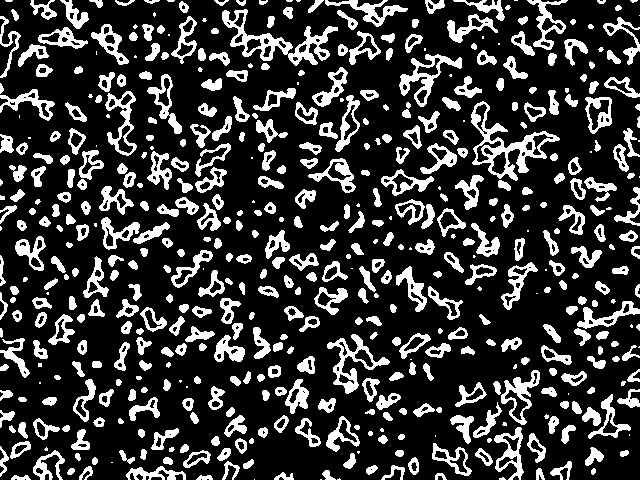
#> input picture Imagens/super_bolhas.png, 640 x 480 px, found by its file name
$ python exercicios_3_2.py
#> lines starting #> are read from the running program, lines starting #| are printed output that depends on the picture; after the words box and inside, x2 and y2 are one past the last pixel; in counts of white or black regions, pixels touching at a corner belong together
# import numpy as np
import cv2 as cv


def labeling_pos(img, pixel_ref=255):
    tamanho = img.shape
    imagem_temp = img.copy()

    point_fill = []
    for i in range(tamanho[0]):
        for j in range(tamanho[1]):
            if imagem_temp[i, j] == pixel_ref:
                cv.floodFill(imagem_temp, None, (j, i), 0)
                point_fill.append((j, i))

    return point_fill


def colorir_lista_fun(img, lista_pos, fun):
    fill_list = lista_pos
    img_ret = img.copy()

    num = 0
    for p in fill_list:
        num += 1
        cv.floodFill(img_ret, None, p, fun(num))

    return img_ret


def remove_bordas(img, pixel_ref=255):
    tamanho = img.shape
    borda = (tamanho[0] - 1, tamanho[1] - 1)
    img_ret = img.copy()

    for i in range(tamanho[0]):
        if img_ret[i, 0] == pixel_ref:
            cv.floodFill(img_ret, None, (0, i), 0)
        if img_ret[i, borda[1]] == pixel_ref:
            cv.floodFill(img_ret, None, (borda[1], i), 0)

    for j in range(tamanho[1]):
        if img_ret[0, j] == pixel_ref:
            cv.floodFill(img_ret, None, (j, 0), 0)
        if img_ret[borda[0], j] == pixel_ref:
            cv.floodFill(img_ret, None, (j, borda[0]), 0)

    return img_ret


def labeling_pos_ref(img, pixel_ref=255):
    tamanho = img.shape
    imagem_temp = remove_bordas(img)

    cv.floodFill(imagem_temp, None, (0, 0), 32)

    p_bolha = []
    p_bolha_de_bolha = []
    p_anterior = (0, 0)
    for i in range(tamanho[0]):
        for j in range(tamanho[1]):
            if imagem_temp[i, j] == pixel_ref:
                cv.floodFill(imagem_temp, None, (j, i), 64)
                p_bolha.append((j, i))
            if imagem_temp[i, j] == 0:
                cv.floodFill(imagem_temp, None, (j, i), 128)
                cv.floodFill(imagem_temp, None, p_anterior, 128)
                p_bolha_de_bolha.append((j, i))
            p_anterior = (j, i)

    return imagem_temp, p_bolha, p_bolha_de_bolha


def main():

    img = cv.imread('super_bolhas.png', cv.IMREAD_GRAYSCALE)
#> img: shape (480, 640); 22.2% white; 531 white regions (77 under 20 px), largest, box (x1, y1, x2, y2) and area: (471, 101, 560, 181) 1764, (222, 9, 338, 66) 1727, (327, 334, 390, 394) 991
    if img.data:
        cv.imshow('Bolhas', img)
    else:
        print('Sem imagem!')
        exit(-1)

    saida = labeling_pos(img)
#> after the loop in labeling_pos, `for i in range(tamanho[0]):`: imagem_temp: shape (480, 640); every value is 0
#> after the loop in labeling_pos, `for i in range(tamanho[0]):`: point_fill = 538 pairs, first value 0 to 639, second value 0 to 479
#> saida has the same summary as point_fill in labeling_pos

    print('Exercicio 3.2 A:')
    print(f'\nNumero de bolhas: {len(saida)}\nPosições:\n{saida}')
#> (printed output is left out)

    img2 = colorir_lista_fun(img, saida, lambda x: x % 255)
#> in colorir_lista_fun, `fill_list = lista_pos`: fill_list has the same summary as point_fill in labeling_pos
#> the loop in colorir_lista_fun, `for p in fill_list:` made 538 passes
#> p on passes 1 to 3: (5, 0), (31, 0), (60, 0)
#> after the loop in colorir_lista_fun, `for p in fill_list:`:
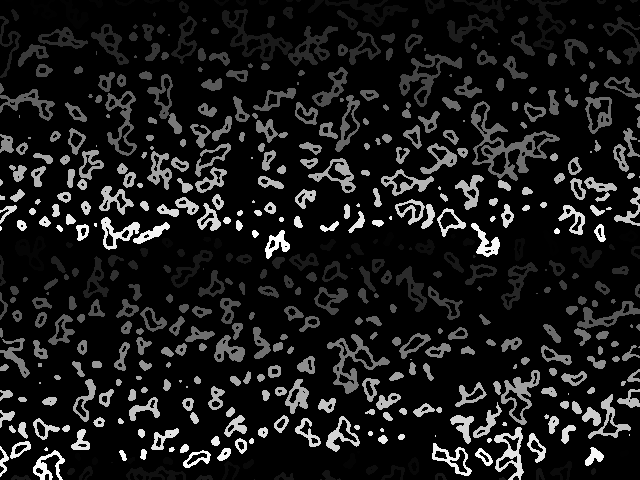
#> img_ret: shape (480, 640); min 0, max 254, mean 26.5
#> after the loop in colorir_lista_fun, `for p in fill_list:`: num = 538
    cv.imshow('Exercicio 3.2 A (Saida Visual)', img2)

    img3, bolha, bolha_de_bolha = labeling_pos_ref(img)
#> after the loop in remove_bordas, `for i in range(tamanho[0]):`:
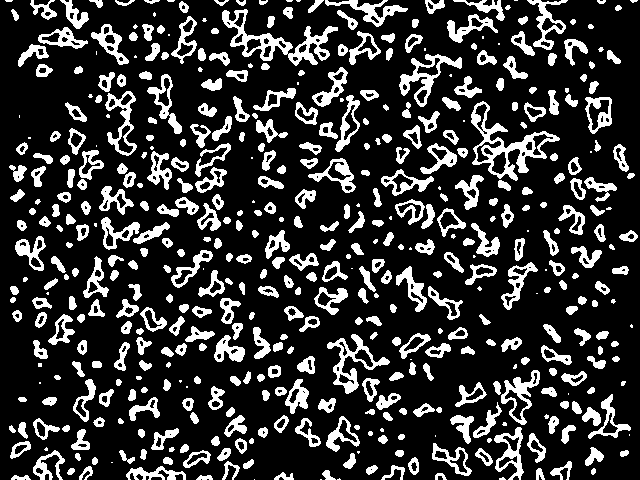
#> img_ret: shape (480, 640); 20.7% white; 498 white regions (70 under 20 px), largest, box (x1, y1, x2, y2) and area: (471, 101, 560, 181) 1764, (222, 9, 338, 66) 1727, (327, 334, 390, 394) 991
#> after the loop in remove_bordas, `for j in range(tamanho[1]):`:
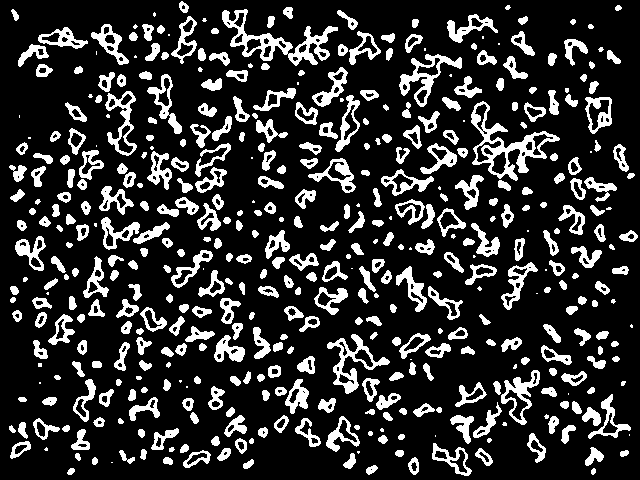
#> img_ret: shape (480, 640); 19.1% white; 461 white regions (60 under 20 px), largest, box (x1, y1, x2, y2) and area: (471, 101, 560, 181) 1764, (222, 9, 338, 66) 1727, (327, 334, 390, 394) 991
#> in labeling_pos_ref, `cv.floodFill(imagem_temp, None, (0, 0), 32)`:
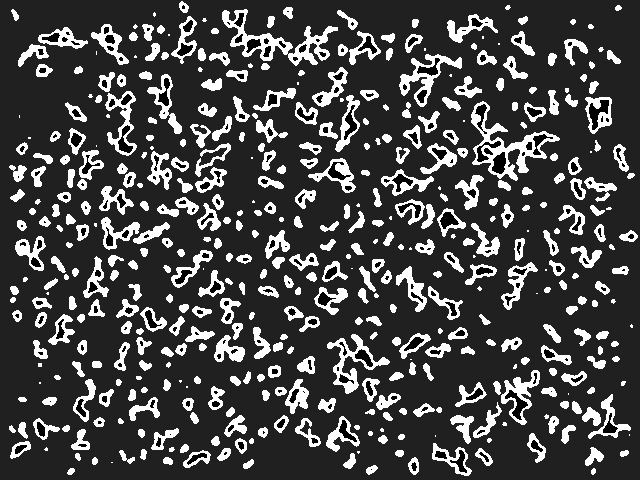
#> imagem_temp: shape (480, 640); min 0, max 255, mean 73.4
#> after the loop in labeling_pos_ref, `for i in range(tamanho[0]):`:
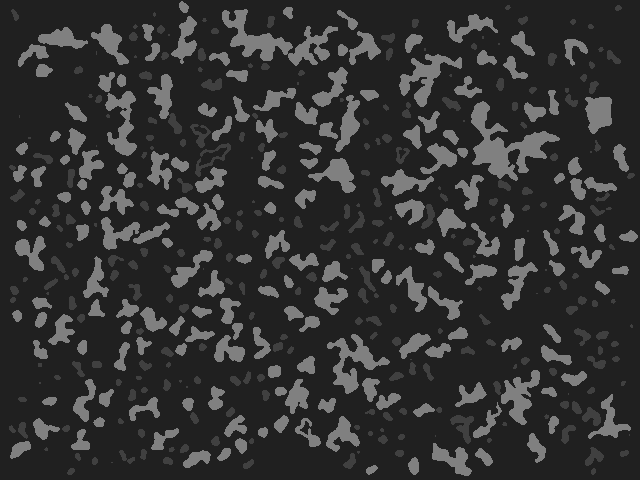
#> imagem_temp: shape (480, 640); min 32, max 128, mean 50.7
#> after the loop in labeling_pos_ref, `for i in range(tamanho[0]):`: p_bolha = 468 pairs, first value 10 to 631, second value 1 to 468; p_bolha_de_bolha = 268 pairs, first value 16 to 630, second value 5 to 469
#> bolha has the same summary as p_bolha in labeling_pos_ref; bolha_de_bolha has the same summary as p_bolha_de_bolha in labeling_pos_ref

    print('\n\nExercicio 3.2 B:')
    print(f'\nNumero de bolhas: {len(bolha)}\nPosições:\n{bolha}')
    print(f'\nNumero de bolhas de bolha: {len(bolha_de_bolha)}\nPosições:\n{bolha_de_bolha}')

    cv.imshow('Exercicio 3.2 B', img3)

    cv.waitKey()
    cv.destroyAllWindows()


if __name__ == '__main__':
    main()

$ run again, with Imagens/pycharm64_2020-10-12_18-38-36.png copied over Imagens/super_bolhas.png
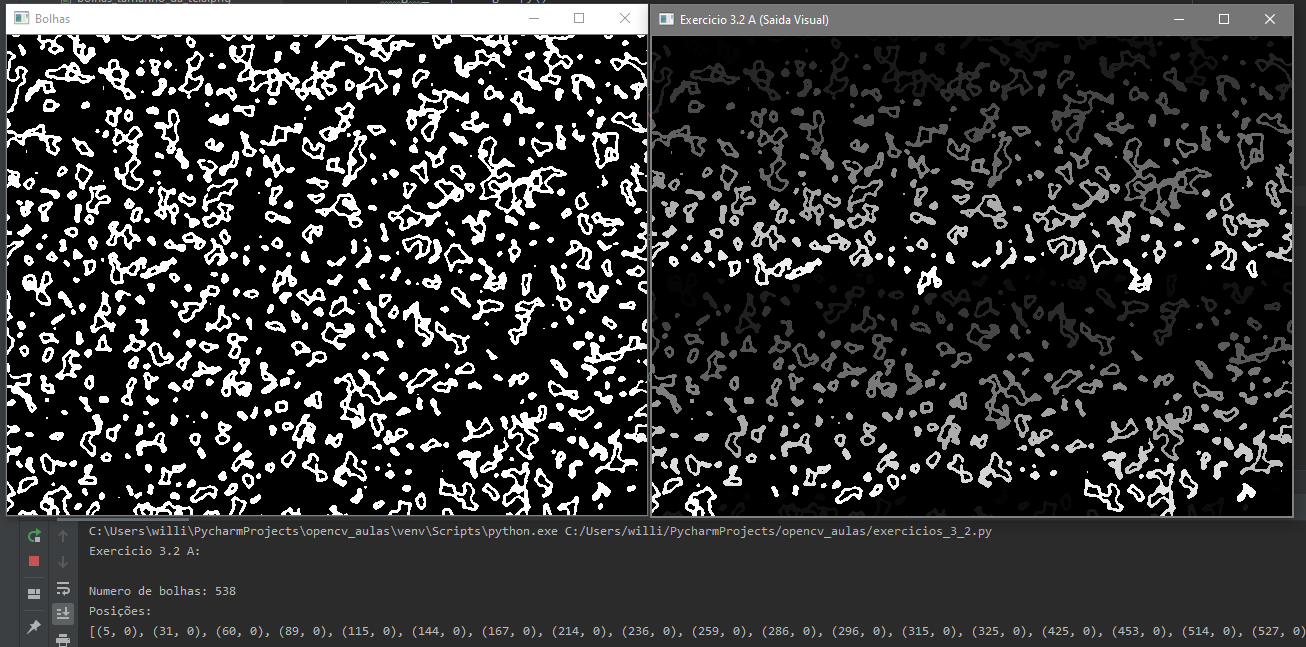
#> input picture Imagens/pycharm64_2020-10-12_18-38-36.png, 1306 x 647 px, found by its file name
#> after the loop in labeling_pos, `for i in range(tamanho[0]):`: point_fill = 572 pairs, first value 6 to 1219, second value 4 to 514
#> saida has the same summary as point_fill in labeling_pos
#> (printed output is left out)
#> fill_list has the same summary as point_fill in labeling_pos
#> the loop in colorir_lista_fun, `for p in fill_list:` made 572 passes
#> p on passes 1 to 3: (6, 4), (575, 14), (1219, 14)
#> after the loop in colorir_lista_fun, `for p in fill_list:`:
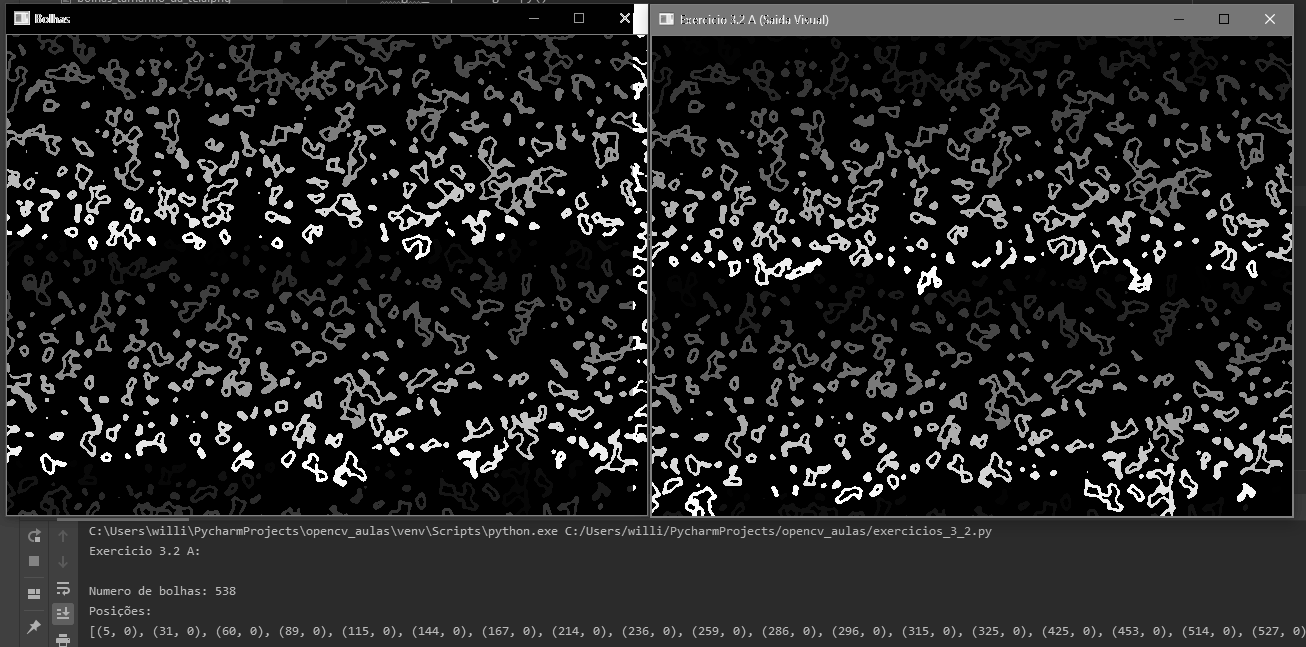
#> img_ret: shape (647, 1306); min 0, max 254, mean 34.9
#> after the loop in colorir_lista_fun, `for p in fill_list:`: num = 572
#> after the loop in labeling_pos_ref, `for i in range(tamanho[0]):`:
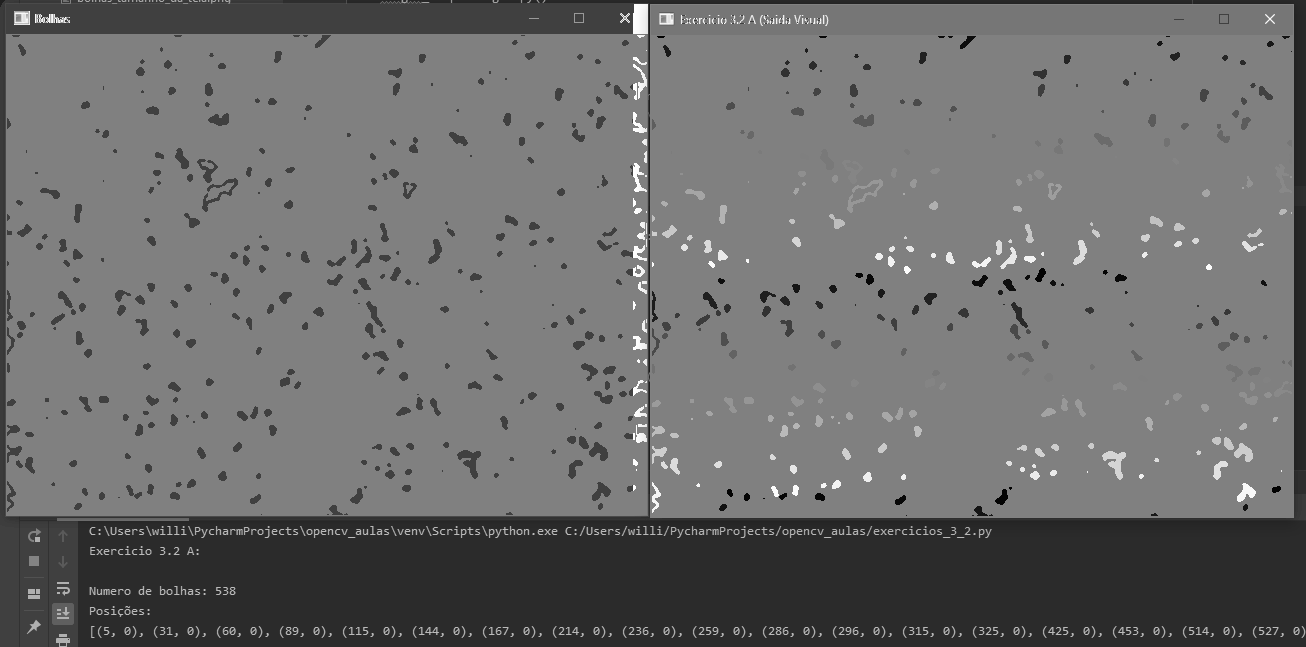
#> imagem_temp: shape (647, 1306); min 1, max 254, mean 108.3
#> after the loop in labeling_pos_ref, `for i in range(tamanho[0]):`: p_bolha has the same summary as point_fill in labeling_pos; p_bolha_de_bolha = 696 pairs, first value 7 to 1291, second value 35 to 515
#> bolha has the same summary as point_fill in labeling_pos; bolha_de_bolha has the same summary as p_bolha_de_bolha in labeling_pos_ref
